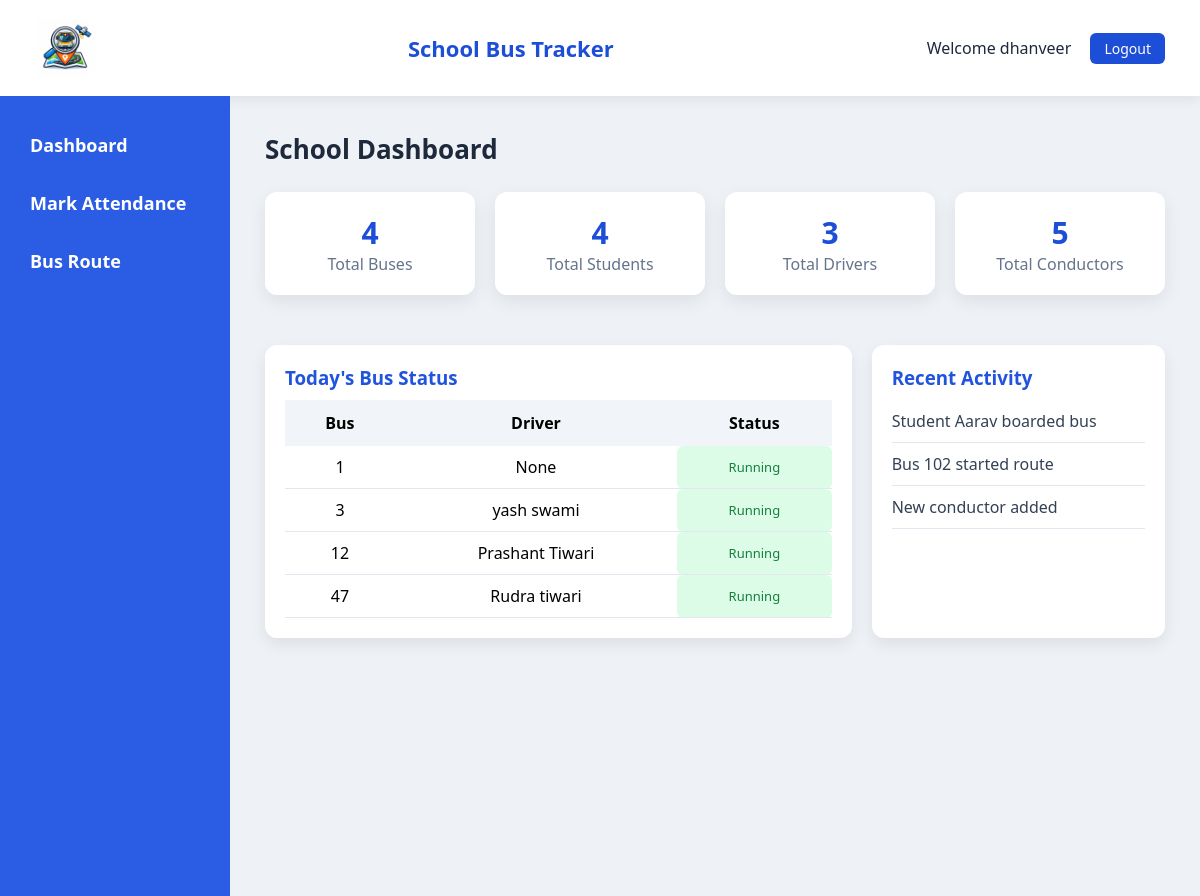
Before: /schools/dashboard/ (signed in) with the older database file.
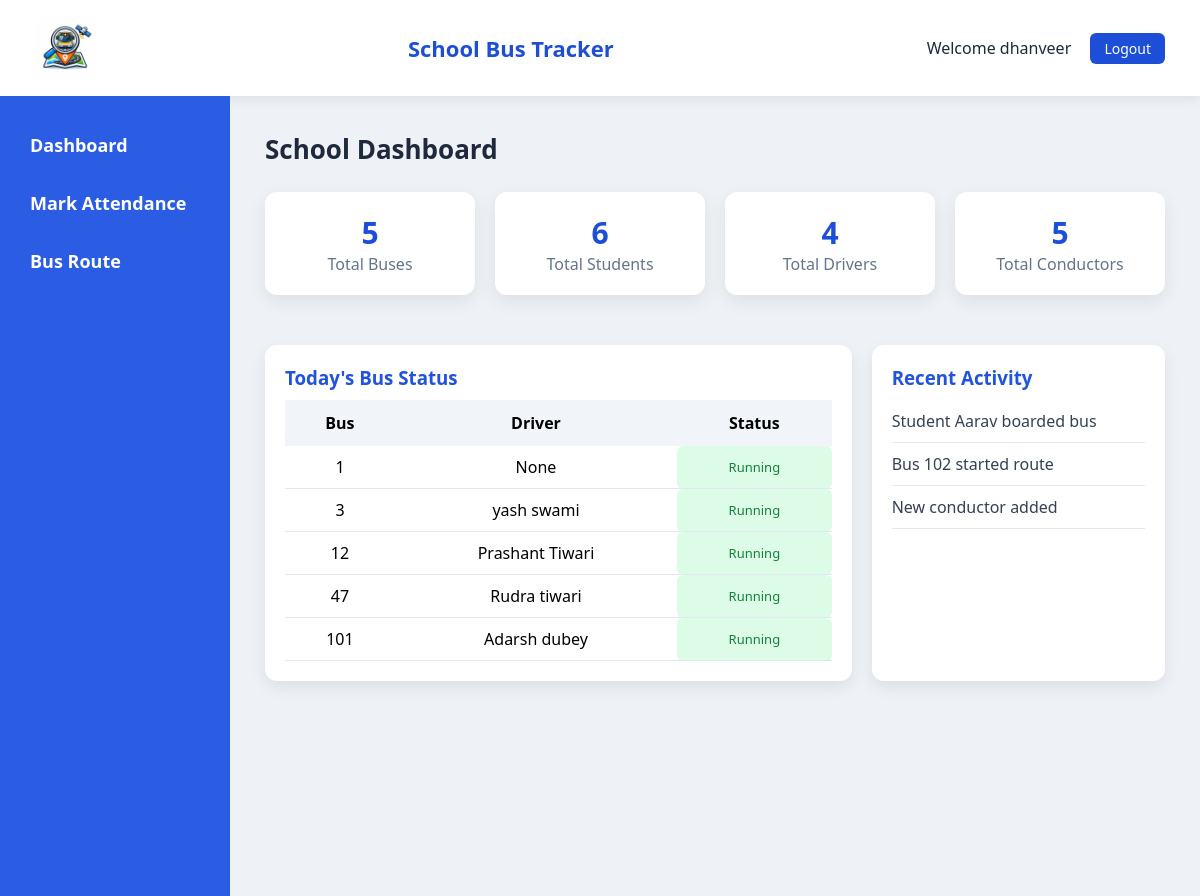
After: the same page with the newer database file.
### accounts/models.py (models this page shows, shortened)
class UserModel(AbstractUser):
    username = models.CharField(max_length=150)
    email = models.EmailField(unique=True)
    mobile_number = models.CharField(
        max_length=10,
        validators=[phone_validator],
        blank=True,
        null=True
    )
    school = models.ForeignKey(School, on_delete=models.CASCADE, null=True,blank=True)
    role = models.CharField(
        max_length=20,
        choices=ROLE_CHOICES
    )
    USERNAME_FIELD = "email"
    REQUIRED_FIELDS = ["username"]
    class Meta:
        constraints = [
            models.UniqueConstraint(
                fields=["username", "role"],
                name="unique_username_role"
            )
        ]

### bus/models.py (models this page shows, shortened)
class Bus(models.Model):
    bus_number = models.CharField(max_length=20,unique=True)
    driver = models.ForeignKey(
        Driver,
        on_delete=models.SET_NULL,
        null=True
    )
    conductor = models.ForeignKey(
        UserModel,
        on_delete=models.SET_NULL,
        null=True,
        limit_choices_to={"role": "conductor"}
    )
    school=models.ForeignKey(School,on_delete=models.CASCADE)
    capacity = models.IntegerField()
    created_at = models.DateTimeField(auto_now_add=True)

class Driver(models.Model):
    name = models.CharField(max_length=100)
    phone = models.CharField(max_length=15)
    license_number = models.CharField(max_length=50,unique=True)
    school=models.ForeignKey(School,on_delete=models.CASCADE)
    address = models.TextField()
    created_at = models.DateTimeField(auto_now_add=True)
    def __str__(self):
        return self.name

### school/views.py (the view)
# urls.py: path("dashboard/",views.school_dashboard,name="school_dashboard"),
@login_required
def school_dashboard(request):
    school = request.user.school
    total_buses = Bus.objects.filter(school=school).count()
    total_students = Student.objects.filter(school=school).count()
    total_drivers = Driver.objects.filter(school=school).count()
    total_conductors = UserModel.objects.filter(
        role="conductor",
        school=school
    ).count()
    buses = Bus.objects.filter(school=school)
    context = {
        "total_buses": total_buses,
        "total_students": total_students,
        "total_drivers": total_drivers,
        "total_conductors": total_conductors,
        "buses": buses
    }
    return render(request,"school/school_dashboard.html",context)

### templates/school/school_dashboard.html
{% extends "base/dashboard_base.html" %}
{% block content %}
<h2 class="dashboard-title">School Dashboard</h2>
<div class="stats-container">
<div class="stat-card">
<h2>{{ total_buses }}</h2>
<p>Total Buses</p>
</div>
<div class="stat-card">
<h2>{{ total_students }}</h2>
<p>Total Students</p>
</div>
<div class="stat-card">
<h2>{{ total_drivers }}</h2>
<p>Total Drivers</p>
</div>
<div class="stat-card">
<h2>{{ total_conductors }}</h2>
<p>Total Conductors</p>
</div>
</div>
<div class="dashboard-grid">
<div class="card">
<h3>Today's Bus Status</h3>
<table class="bus-table">
<tr>
<th>Bus</th>
<th>Driver</th>
<th>Status</th>
</tr>
{% for bus in buses %}
<tr>
<td>{{ bus.bus_number }}</td>
<td>{{ bus.driver }}</td>
<td class="status-running">Running</td>
</tr>
{% endfor %}
</table>
</div>
<div class="card">
<h3>Recent Activity</h3>
<ul class="activity-list">
<li>Student Aarav boarded bus</li>
<li>Bus 102 started route</li>
<li>New conductor added</li>
</ul>
</div>
</div>
{% endblock %}

### templates/base/dashboard_base.html (shortened to what this page needs)
{% load static %}
<!DOCTYPE html>
<html>
<head>
    <link rel="stylesheet" href="{% static 'css/dashboard.css' %}">
</head>
<body>
    <header class="navbar">
            <img width="60px"  src="{% static 'images/logo.png' %}">
            <h2>School Bus Tracker</h2>
        <div class="user-info">
            Welcome {{ request.user.username }}
            <a href="{% url 'home' %}">Logout</a>
        </div>
    </header>
    <div class="container">
        <aside class="sidebar">
            {% if request.user.role == "conductor" %}
            <a href="{% url 'conductor_dashboard' %}">Dashboard</a>
                <a href="{% url 'mark_attendence' %}">Mark Attendance</a>
                <a href="#">Bus Route</a>
            {% endif %}
        </aside>
        <main class="content">
            {% block content %}
            {% endblock %}
        </main>
    </div>
</body>
</html>

### static/css/dashboard.css (style rules this page uses)
* { margin:0; padding:0; box-sizing:border-box; font-family:'Segoe UI', Arial, sans-serif; }
body { background:#eef2f7; min-height:100vh; }
.navbar { display:flex; justify-content:space-between; align-items:center; padding:18px 35px; background:white; color:#1e293b; box-shadow:0 3px 12px rgba(0,0,0,0.08); }
.navbar h2 { font-size:22px; font-weight:600; color:#1d4ed8; }
.user-info a { margin-left:15px; padding:6px 14px; background:#1d4ed8; color:white; border-radius:6px; text-decoration:none; font-size:14px; }
.container { display:flex; }
.sidebar { width:230px; padding:25px 15px; background:#2a5ce4; color:white; font-weight: 800; font-size: 18px; min-height:100vh; }
.sidebar a { display:block; color:white; text-decoration:none; padding:12px 15px; margin-bottom:10px; border-radius:8px; transition:0.2s; }
.content { flex:1; padding:35px; }
.dashboard-title { font-size:26px; margin-bottom:25px; color:#1e293b; }
.stats-container { display:grid; grid-template-columns:repeat(auto-fit,minmax(200px,1fr)); gap:20px; margin-bottom:30px; }
.stat-card { background:white; padding:20px; border-radius:12px; box-shadow:0 6px 18px rgba(0,0,0,0.08); text-align:center; transition:0.2s; }
.stat-card h2 { font-size:30px; color:#1d4ed8; }
.stat-card p { color:#64748b; }
.dashboard-grid { display:grid; grid-template-columns:2fr 1fr; gap:20px; }
.card { margin-top: 20px; background:white; padding:20px; border-radius:12px; box-shadow:0 6px 16px rgba(0,0,0,0.08); }
.card h3 { color:#2053de; margin-bottom:10px; }
.bus-table { width:100%; border-collapse:collapse; }
.bus-table th { background:#f1f5f9; padding:12px; font-weight:600; }
.bus-table td { text-align: center; padding:10px; border-bottom:1px solid #e2e8f0; }
.status-running { background:#dcfce7; color:#15803d; padding:5px 10px; border-radius:6px; font-size:13px; }
.activity-list { list-style:none; }
.activity-list li { padding:10px 0; border-bottom:1px solid #e2e8f0; color:#334155; }

Changed rows visible on the page:
added Bus: bus_number "101", driver "Adarsh dubey"
Other visible differences:
{{ total_buses }}: "4" → "5"
{{ total_students }}: "4" → "6"
{{ total_drivers }}: "3" → "4"
